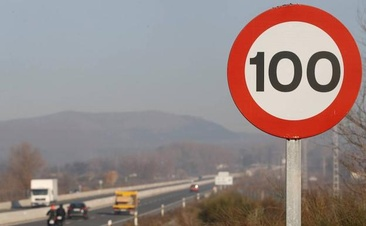
%> input picture MATLAB/imagenes/limite100.jpg, 366 x 226 px, shrunk from 624 x 385 before the run
$ octave filtros.m   (GNU Octave 9; MATLAB toolbox functions it lacks are replaced by stand-ins)
%> lines starting %> are read from the running program, lines starting %| are printed output that depends on the picture
clc;    % Clear the command window.
close all;  % Close all figures (except those of imtool.)
imtool close all;  % Close all imtool figures if you have the Image Processing Toolbox.
clear;  % Erase all existing variables. Or clearvars if you want.
workspace;  % Make sure the workspace panel is showing.
format long g;
format compact;
fontSize = 20;

% Check that user has the Image Processing Toolbox installed.
hasIPT = license('test', 'image_toolbox');
if ~hasIPT
	% User does not have the toolbox installed.
	message = sprintf('Sorry, but you do not seem to have the Image Processing Toolbox.\nDo you want to try to continue anyway?');
	reply = questdlg(message, 'Toolbox missing', 'Yes', 'No', 'Yes');
%> the answer given: Yes
	if strcmpi(reply, 'No')
		% User said No, so exit.
		return;
	end
end

% Read in a standard MATLAB gray scale demo image.
%%baseFileName = 'limite100.jpg';
folder = 'C:/Users/karat/Downloads/TDI Teoria/imagenes';
%fullFileName = fullfile(folder, baseFileName);
button = menu('Use which demo image?', 'Limite 100', 'Bicis', 'Limite 90', 'Se馻l LEtras', 'Pout');
%> the answer given: 1
if button == 1
	baseFileName = 'limite100.jpg';
elseif button == 2
	baseFileName = 'bicis.jpg';
elseif button == 3
	baseFileName = 'limite90_3.jpg';
elseif button == 4
	baseFileName = 'senalLetrs.jpg';
else
	baseFileName = 'encasa_ruido.jpg';
end

% Read in a standard MATLAB gray scale demo image.
%folder = fullfile(matlabroot, '\toolbox\images\imdemos');
% Get the full filename, with path prepended.
fullFileName = fullfile(folder, baseFileName);
% Check if file exists.
if ~exist(fullFileName, 'file')
	% File doesn't exist -- didn't find it there.  Check the search path for it.
	fullFileName = baseFileName; % No path this time.
	if ~exist(fullFileName, 'file')
		% Still didn't find it.  Alert user.
		errorMessage = sprintf('Error: %s does not exist in the search path folders.', fullFileName);
		uiwait(warndlg(errorMessage));
		return;
	end
end
grayImage = imread(fullFileName);
%> grayImage is the input picture: size 226x366x3 uint8; mean R, G, B 150.5, 135.9, 133.3
% Get the dimensions of the image.
% numberOfColorBands should be = 1.
[rows, columns, numberOfColorBands] = size(grayImage);
%> rows = 226; columns = 366; numberOfColorBands = 3
if numberOfColorBands > 1
	% It's not really gray scale like we expected - it's color.
	% Convert it to gray scale by taking only the green channel.
	grayImage = grayImage(:, :, 2); % Take green channel.
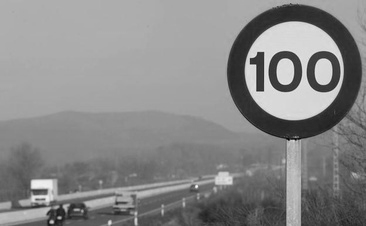
%> grayImage: size 226x366 uint8; min 0, max 252, mean 135.9
end
% Display the original gray scale image.
subplot(2, 2, 1);
imshow(grayImage, []);
title('Foto original en Blanco y Negro', 'FontSize', fontSize);
% Enlarge figure to full screen.
set(gcf, 'units','normalized','outerposition',[0 0 1 1]);
% Give a name to the title bar.
set(gcf,'name','Demo by ImageAnalyst','numbertitle','off')

% Compute Laplacian
laplacianKernel = [-1,-1,-1;-1,8,-1;-1,-1,-1]/8;
laplacianImage = imfilter(double(grayImage), laplacianKernel);
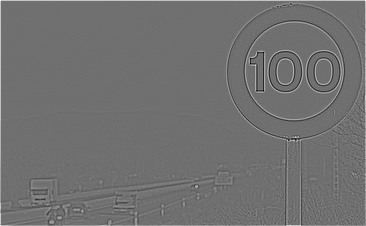
%> laplacianImage: size 226x366 double; min -85.88, max 109.4, mean 0.7; drawn with min black and max white
% Display the image.
subplot(2, 2, 2);
imshow(laplacianImage, []);
title('Imagen Laplaciana', 'FontSize', fontSize);

% Compute the sharpened image when you can get by using imfilter or conv2 and the
% kernel [-1,-1,-1;-1,8,-1;-1,-1,-1], or else if you have the Laplacian already,
% simply add the original image to the laplacianImage.
sharpenedImage = double(grayImage) + laplacianImage;
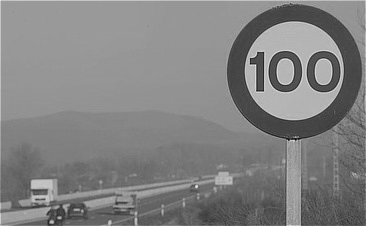
%> sharpenedImage: size 226x366 double; min -64.38, max 330.5, mean 136.6; drawn with min black and max white
% Display the image.
subplot(2, 2, 3);
imshow(sharpenedImage, []);
title('Imagen Afilada (Sharpened)', 'FontSize', fontSize);

% Computer Canny image
[magnitudeImage, directionImage] = edge(grayImage, 'canny');
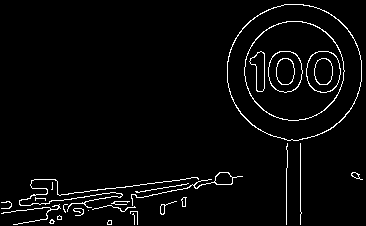
%> magnitudeImage: size 226x366 logical; 3.3% white in thin lines or dots
%> directionImage = [0.118 0.295]
% Display the image.
subplot(2, 2, 4);
imshow(magnitudeImage, []);
title('Filtro Cany', 'FontSize', fontSize);
